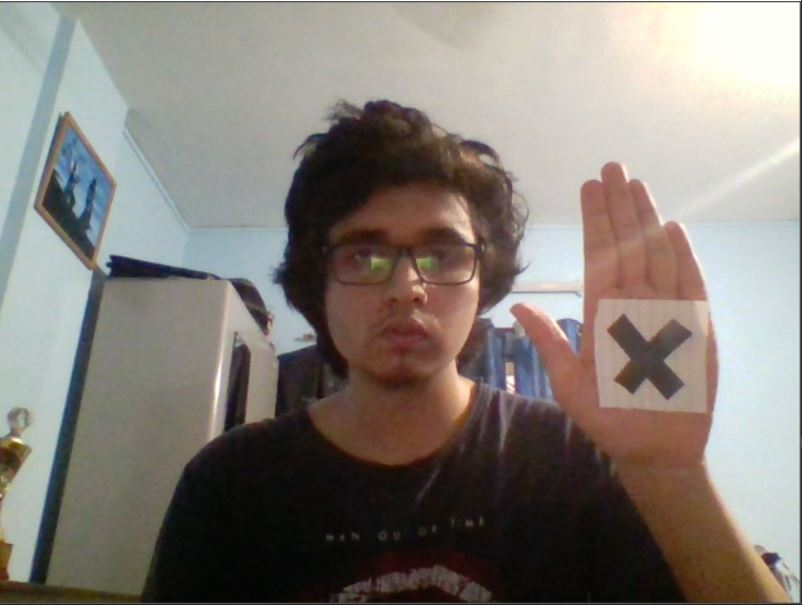
#> input picture initial_img.JPG, 802 x 605 px, given in place of the camera
$ python 'motion tracking_tanmay code (2).py'
#> lines starting #> are read from the running program, lines starting #| are printed output that depends on the picture
import cv2
import numpy as np
from matplotlib import pyplot as plt
import pandas as pd
import math as m
import time
import serial
import sys

cap=cv2.VideoCapture(0)
ret,frame=cap.read()
#> frame is the input picture: shape (605, 802, 3); mean B, G, R 119.7, 126.2, 132.9
# [5 lines of commented-out code are left out]

temp_frame = cv2.imread('temp_tanmay.jpeg')
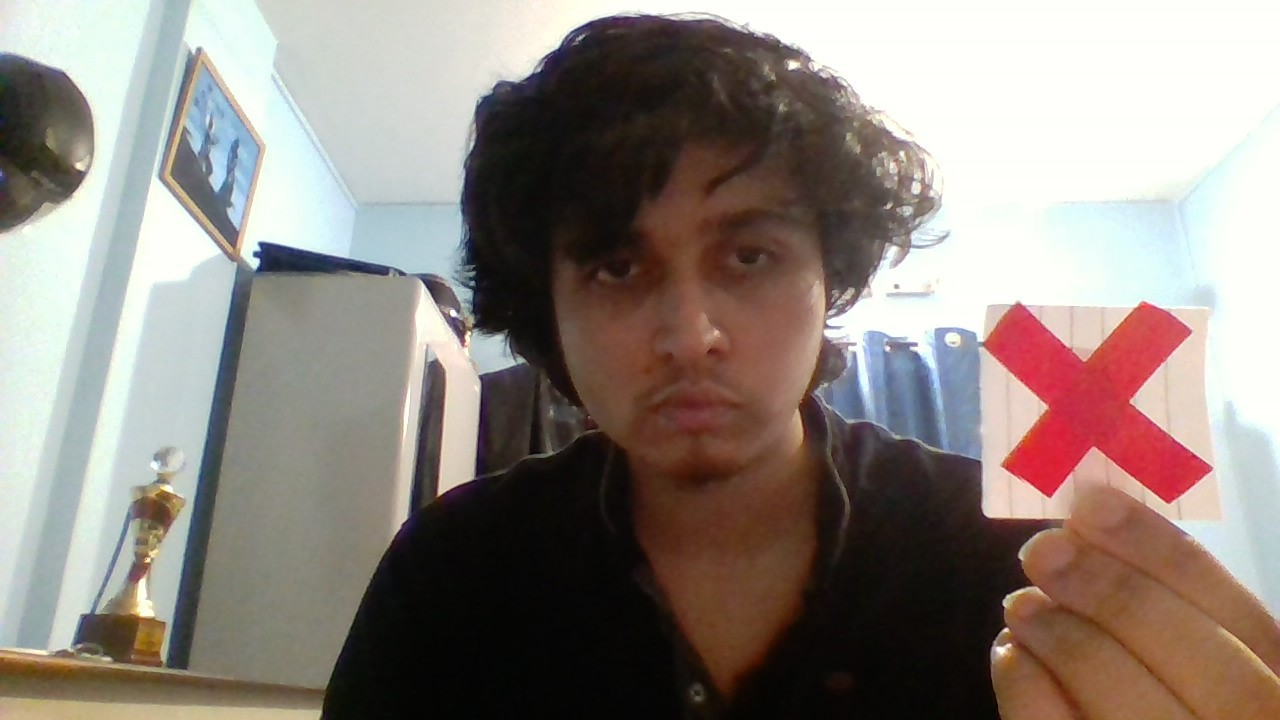
#> input picture temp_tanmay.jpeg, 1280 x 720 px
#> temp_frame is the input picture: shape (720, 1280, 3); mean B, G, R 126.7, 133.2, 143.1
xt,yt,wt,ht=988,304,230,214
#track_window_temp=(xt,yt,wt,ht)
temp=temp_frame[yt:yt+ht,xt:xt+wt]
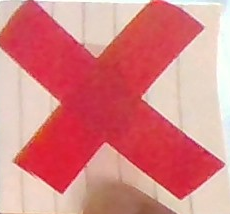
#> temp: shape (214, 230, 3); mean B, G, R 131.6, 131.4, 217.4
cv2.imshow('temp',temp)
# [16 lines of commented-out code are left out]
check= False

#
# fourcc= cv2.VideoWriter_fourcc(*'XVID')
# out= cv2.VideoWriter('output_camshift.avi', fourcc, 40.0, (640,480))

while(cap.isOpened()):
    x, frame=cap.read()
    # if x==True:
    res= cv2.matchTemplate(frame,temp, cv2.TM_CCOEFF_NORMED)
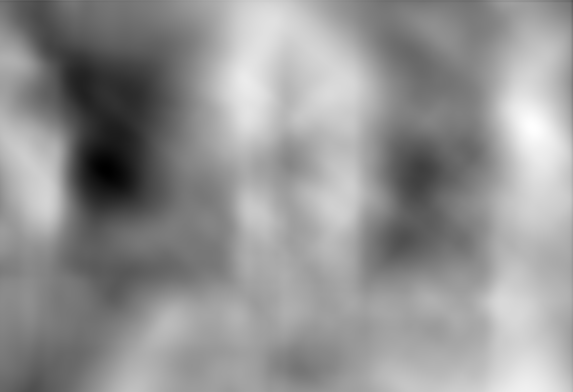
#> res: shape (392, 573) float32; min -0.432, max 0.428, mean 0.0653; drawn with min black and max white
    th = 0.80


    if np.any(res>= th):

        loc = np.where(res>= th)


        for pt in zip(*loc[::-1]):
            frame= cv2.rectangle(frame, pt, (pt[0]+wt, pt[1]+ht), (0,0,255),2 )


        check = True
        cv2.imshow("Video Window",frame)
        loc_max = np.where(res.max())
        print(loc_max)
        for pt in zip(*loc[::-1]):
            x,y,w,h=pt[0],pt[1],130,130
            track_window=(x,y,w,h)
            roi=frame[y:y+h,x:x+w]
            hsv_roi=cv2.cvtColor(roi,cv2.COLOR_BGR2HSV)

            #lower boundary RED color range values; Hue (0 - 10)
            lower1 = np.array([0, 100, 10])
            upper1 = np.array([10, 255, 255])

            # upper boundary RED color range values; Hue (160 - 180)
            lower2 = np.array([130,150,20])
            upper2 = np.array([180,255,255])

            lower_mask = cv2.inRange(hsv_roi, lower1, upper1)
            upper_mask = cv2.inRange(hsv_roi, lower2, upper2)

            full_mask = lower_mask + upper_mask

            #full_mask=cv2.inRange(hsv_roi,np.array((115.,150,10)),np.array((180.,255.,255)))
            #full_mask=cv2.inRange(hsv_roi,np.array((0.,0.,0.)),np.array((255.,255.,255.)))
            roi_hist=cv2.calcHist([hsv_roi],[0],full_mask,[256],[0,256])
            cv2.normalize(roi_hist,roi_hist,0,255,cv2.NORM_MINMAX)
            term_criteria=(cv2.TERM_CRITERIA_EPS|cv2.TERM_CRITERIA_COUNT,10,1)
            arr=[]


    elif check==True:
        hsv=cv2.cvtColor(frame,cv2.COLOR_BGR2HSV)

        dst=cv2.calcBackProject([hsv],[0],roi_hist,[0,255],1)
        # ret,track_window=cv2.meanShift(dst,track_window,term_criteria)
        # x,y,w,h=track_window
        # frame= cv2.rectangle(frame,(x,y),(x+w,y+h),(0,255,0),3)

        ret, track_window = cv2.meanShift(dst, track_window, term_criteria)
    #    draw it on image
        pts = cv2.boxPoints(ret)
    #    print(pts)
        pts = np.int0(pts)

        frame = cv2.polylines(frame, [pts], True, (0,255,0), 2)
        cv2.imshow('dst', dst)

        cv2.imshow("Video Window",frame)

    else:
        cv2.imshow("Video Window",frame)

    # out.write(frame)

    k=cv2.waitKey(10)
#> (key Esc is pressed here)
    if k==27:
        break
    # else:
    #     break
#print(arr)
cap.release()
cv2.destroyAllWindows()
